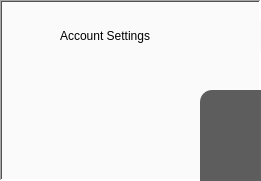
   <widget class="QFrame" name="frameACC">
    <property name="geometry">
     <rect>
      <x>1290</x>
      <y>260</y>
      <width>261</width>
      <height>181</height>
     </rect>
    </property>
    <property name="styleSheet">
     <string notr="true">*{
background-color:rgb(250,250,250);
}
#pushmenuin3{
background-color: rgb(255, 255, 255,40);
}

#pushmenuin3:hover{
background-color: rgb(255, 255, 255);
}
</string>
    </property>
    <property name="frameShape">
     <enum>QFrame::WinPanel</enum>
    </property>
    <property name="frameShadow">
     <enum>QFrame::Sunken</enum>
    </property>
    <widget class="QFrame" name="frame_2">
     <property name="geometry">
      <rect>
       <x>200</x>
       <y>90</y>
       <width>511</width>
       <height>301</height>
      </rect>
     </property>
     <property name="styleSheet">
      <string notr="true">*{background-color: rgb(0, 0, 0,160);
border-radius:12px;

}
#label_74{
background:transparent;
}

QLineEdit{
background:transparent;
border-bottom:2px solid  white;
border-radius:5px;
font-family:century gothic;
color:white;
}
QLineEdit:hover{
background-color: rgb(48, 48, 48);
}
QPushButton{
background-color: rgb(44, 44, 44);
color: rgb(255, 255, 255);
font: 9pt &quot;MS Shell Dlg 2&quot;;
border-radius:15px;
display: inline-block;
text-decoration: none;
border-bottom:3px solid  rgb(0,0,0);
border-right:3px solid  rgb(0,0,0);
}
QPushButton:hover{
background-color: rgb(0, 0, 0,230);

}
#lineEdit_8{
font-size:12.5pt;

}
#lineEdit_9{
font-size:12.5pt;

}
</string>
     </property>
     <property name="frameShape">
      <enum>QFrame::StyledPanel</enum>
     </property>
     <property name="frameShadow">
      <enum>QFrame::Raised</enum>
     </property>
     <widget class="QLabel" name="label_74">
      <property name="geometry">
       <rect>
        <x>40</x>
        <y>20</y>
        <width>131</width>
        <height>91</height>
       </rect>
      </property>
      <property name="styleSheet">
       <string notr="true">image: url(:/iconss/account_settings.png);</string>
      </property>
      <property name="text">
       <string/>
      </property>
     </widget>
     <widget class="QPushButton" name="pushButton_9">
      <property name="geometry">
       <rect>
        <x>0</x>
        <y>242</y>
        <width>211</width>
        <height>31</height>
       </rect>
      </property>
      <property name="cursor">
       <cursorShape>PointingHandCursor</cursorShape>
      </property>
      <property name="text">
       <string>Change Account's Verification Code</string>
      </property>
     </widget>
     <widget class="QPushButton" name="pushButton_8">
      <property name="geometry">
       <rect>
        <x>0</x>
        <y>200</y>
        <width>211</width>
        <height>31</height>
       </rect>
      </property>
      <property name="cursor">
       <cursorShape>PointingHandCursor</cursorShape>
      </property>
      <property name="text">
       <string>Change Account's Password</string>
      </property>
     </widget>
     <widget class="QPushButton" name="pushButton">
      <property name="geometry">
       <rect>
        <x>0</x>
        <y>160</y>
        <width>211</width>
        <height>31</height>
       </rect>
      </property>
      <property name="cursor">
       <cursorShape>PointingHandCursor</cursorShape>
      </property>
      <property name="text">
       <string>Change Account Username</string>
      </property>
     </widget>
     <widget class="QPushButton" name="pushButton_10">
      <property name="geometry">
       <rect>
        <x>0</x>
        <y>120</y>
        <width>211</width>
        <height>31</height>
       </rect>
      </property>
      <property name="cursor">
       <cursorShape>PointingHandCursor</cursorShape>
      </property>
      <property name="text">
       <string>Account Information</string>
      </property>
     </widget>
     <widget class="QFrame" name="frameinfo">
      <property name="geometry">
       <rect>
        <x>220</x>
        <y>10</y>
        <width>241</width>
        <height>271</height>
       </rect>
      </property>
      <property name="styleSheet">
       <string notr="true">QLabel{
background:transparent;
color: white;
font-family:century-gothic;
}</string>
      </property>
      <property name="frameShape">
       <enum>QFrame::StyledPanel</enum>
      </property>
      <property name="frameShadow">
       <enum>QFrame::Raised</enum>
      </property>
      <widget class="QLabel" name="label_78">
       <property name="geometry">
        <rect>
         <x>20</x>
         <y>30</y>
         <width>81</width>
         <height>21</height>
        </rect>
       </property>
       <property name="text">
        <string>New Username:</string>
       </property>
      </widget>
      <widget class="QLabel" name="label_79">
       <property name="geometry">
        <rect>
         <x>10</x>
         <y>80</y>
         <width>121</width>
         <height>21</height>
        </rect>
       </property>
       <property name="styleSheet">
        <string notr="true"/>
       </property>
       <property name="text">
        <string>Date Registered</string>
       </property>
      </widget>
      <widget class="QLineEdit" name="lineEdit_8">
       <property name="geometry">
        <rect>
         <x>12</x>
         <y>50</y>
         <width>221</width>
         <height>20</height>
        </rect>
       </property>
       <property name="text">
        <string/>
       </property>
      </widget>
      <widget class="QLineEdit" name="lineEdit_9">
       <property name="geometry">
        <rect>
         <x>10</x>
         <y>110</y>
         <width>221</width>
         <height>20</height>
        </rect>
       </property>
      </widget>
     </widget>
     <widget class="QFrame" name="frameuser">
      <property name="geometry">
       <rect>
        <x>220</x>
        <y>10</y>
        <width>241</width>
        <height>271</height>
       </rect>
      </property>
      <property name="styleSheet">
       <string notr="true">QLabel{
background:transparent;
color: white;
font-family:century-gothic;
}
#confirmuser{
background-color: rgb(170, 0, 0);
color: rgb(255, 255, 255);
font: 9pt &quot;MS Shell Dlg 2&quot;;
border-radius:15px;
border-bottom:3px solid rgb(104, 0, 0);
border-right:3px solid  rgb(104, 0, 0);
transition: all 1s;
}
#confirmuser:hover{
background-color: rgb(255, 85, 0);
border-bottom:3px solid  rgb(130, 43, 0);
border-right:3px solid rgb(130, 43, 0);
}

</string>
      </property>
      <property name="frameShape">
       <enum>QFrame::StyledPanel</enum>
      </property>
      <property name="frameShadow">
       <enum>QFrame::Raised</enum>
      </property>
      <widget class="QLabel" name="label_81">
       <property name="geometry">
        <rect>
         <x>10</x>
         <y>30</y>
         <width>81</width>
         <height>21</height>
        </rect>
       </property>
       <property name="text">
        <string>New Username:</string>
       </property>
      </widget>
      <widget class="QLabel" name="label_82">
       <property name="geometry">
        <rect>
         <x>10</x>
         <y>80</y>
         <width>121</width>
         <height>21</height>
        </rect>
       </property>
       <property name="styleSheet">
        <string notr="true"/>
       </property>
       <property name="text">
        <string>Confirm Validation Code:</string>
       </property>
      </widget>
      <widget class="QLabel" name="label_83">
       <property name="geometry">
        <rect>
         <x>10</x>
         <y>140</y>
         <width>91</width>
         <height>21</height>
        </rect>
       </property>
       <property name="text">
        <string>Confirm Password:</string>
       </property>
      </widget>
      <widget class="QPushButton" name="confirmuser">
       <property name="geometry">
        <rect>
         <x>80</x>
         <y>210</y>
         <width>75</width>
         <height>23</height>
        </rect>
       </property>
       <property name="cursor">
        <cursorShape>PointingHandCursor</cursorShape>
       </property>
       <property name="text">
        <string>Confirm</string>
       </property>
      </widget>
      <widget class="QLineEdit" name="lineEdit_11">
       <property name="geometry">
        <rect>
         <x>12</x>
         <y>50</y>
         <width>221</width>
         <height>20</height>
        </rect>
       </property>
      </widget>
      <widget class="QLineEdit" name="lineEdit_12">
       <property name="geometry">
        <rect>
         <x>10</x>
         <y>110</y>
         <width>221</width>
         <height>20</height>
        </rect>
       </property>
       <property name="echoMode">
        <enum>QLineEdit::Password</enum>
       </property>
      </widget>
      <widget class="QLineEdit" name="lineEdit_13">
       <property name="geometry">
        <rect>
         <x>10</x>
         <y>170</y>
         <width>221</width>
         <height>20</height>
        </rect>
       </property>
       <property name="echoMode">
        <enum>QLineEdit::Password</enum>
       </property>
      </widget>
     </widget>
     <widget class="QFrame" name="framepass">
      <property name="geometry">
       <rect>
        <x>220</x>
        <y>10</y>
        <width>241</width>
        <height>271</height>
       </rect>
      </property>
      <property name="styleSheet">
       <string notr="true">QLabel{
background:transparent;
color: white;
font-family:century-gothic;
}
#confirmpass{
background-color: rgb(170, 0, 0);
color: rgb(255, 255, 255);
font: 9pt &quot;MS Shell Dlg 2&quot;;
border-radius:15px;
border-bottom:3px solid rgb(104, 0, 0);
border-right:3px solid  rgb(104, 0, 0);
transition: all 1s;
}
#confirmpass:hover{
background-color: rgb(255, 85, 0);
border-bottom:3px solid  rgb(130, 43, 0);
border-right:3px solid rgb(130, 43, 0);
}
</string>
      </property>
      <property name="frameShape">
       <enum>QFrame::StyledPanel</enum>
      </property>
      <property name="frameShadow">
       <enum>QFrame::Raised</enum>
      </property>
      <widget class="QLabel" name="label_84">
       <property name="geometry">
        <rect>
         <x>10</x>
         <y>30</y>
         <width>91</width>
         <height>21</height>
        </rect>
       </property>
       <property name="text">
        <string>Current Password:</string>
       </property>
      </widget>
      <widget class="QLabel" name="label_85">
       <property name="geometry">
        <rect>
         <x>10</x>
         <y>80</y>
         <width>121</width>
         <height>21</height>
        </rect>
       </property>
       <property name="styleSheet">
        <string notr="true"/>
       </property>
       <property name="text">
        <string>NewPassword:</string>
       </property>
      </widget>
      <widget class="QLabel" name="label_86">
       <property name="geometry">
        <rect>
         <x>10</x>
         <y>140</y>
         <width>91</width>
         <height>21</height>
        </rect>
       </property>
       <property name="text">
        <string>Confirm Password:</string>
       </property>
      </widget>
      <widget class="QPushButton" name="confirmpass">
       <property name="geometry">
        <rect>
         <x>80</x>
         <y>210</y>
         <width>75</width>
         <height>23</height>
        </rect>
       </property>
       <property name="cursor">
        <cursorShape>PointingHandCursor</cursorShape>
       </property>
       <property name="text">
        <string>Confirm</string>
       </property>
      </widget>
      <widget class="QLineEdit" name="lineEdit_14">
       <property name="geometry">
        <rect>
         <x>12</x>
         <y>50</y>
         <width>221</width>
         <height>20</height>
        </rect>
       </property>
       <property name="echoMode">
        <enum>QLineEdit::Password</enum>
       </property>
      </widget>
      <widget class="QLineEdit" name="lineEdit_15">
       <property name="geometry">
        <rect>
         <x>10</x>
         <y>110</y>
         <width>221</width>
         <height>20</height>
        </rect>
       </property>
       <property name="echoMode">
        <enum>QLineEdit::Password</enum>
       </property>
      </widget>
      <widget class="QLineEdit" name="lineEdit_16">
       <property name="geometry">
        <rect>
         <x>10</x>
         <y>170</y>
         <width>221</width>
         <height>20</height>
        </rect>
       </property>
       <property name="echoMode">
        <enum>QLineEdit::Password</enum>
       </property>
      </widget>
     </widget>
     <widget class="QFrame" name="framepass_2">
      <property name="geometry">
       <rect>
        <x>220</x>
        <y>10</y>
        <width>241</width>
        <height>271</height>
       </rect>
      </property>
      <property name="styleSheet">
       <string notr="true">QLabel{
background:transparent;
color: white;
font-family:century-gothic;
}
#confirmpass_3{
background-color: rgb(170, 0, 0);
color: rgb(255, 255, 255);
font: 9pt &quot;MS Shell Dlg 2&quot;;
border-radius:15px;
border-bottom:3px solid rgb(104, 0, 0);
border-right:3px solid  rgb(104, 0, 0);
transition: all 1s;
}
#confirmpass_3:hover{
background-color: rgb(255, 85, 0);
border-bottom:3px solid  rgb(130, 43, 0);
border-right:3px solid rgb(130, 43, 0);
}
</string>
      </property>
      <property name="frameShape">
       <enum>QFrame::StyledPanel</enum>
      </property>
      <property name="frameShadow">
       <enum>QFrame::Raised</enum>
      </property>
      <widget class="QLabel" name="label_90">
       <property name="geometry">
        <rect>
         <x>10</x>
         <y>30</y>
         <width>141</width>
         <height>21</height>
        </rect>
       </property>
       <property name="text">
        <string>Current Verification Code:</string>
       </property>
      </widget>
      <widget class="QLabel" name="label_91">
       <property name="geometry">
        <rect>
         <x>10</x>
         <y>80</y>
         <width>121</width>
         <height>21</height>
        </rect>
       </property>
       <property name="styleSheet">
        <string notr="true"/>
       </property>
       <property name="text">
        <string>New Verification Code:</string>
       </property>
      </widget>
      <widget class="QLabel" name="label_92">
       <property name="geometry">
        <rect>
         <x>10</x>
         <y>140</y>
         <width>141</width>
         <height>21</height>
        </rect>
       </property>
       <property name="text">
        <string>Confirm Verification Code:</string>
       </property>
      </widget>
      <widget class="QPushButton" name="confirmpass_3">
       <property name="geometry">
        <rect>
         <x>80</x>
         <y>210</y>
         <width>75</width>
         <height>23</height>
        </rect>
       </property>
       <property name="cursor">
        <cursorShape>PointingHandCursor</cursorShape>
       </property>
       <property name="text">
        <string>Confirm</string>
       </property>
      </widget>
      <widget class="QLineEdit" name="lineEdit_20">
       <property name="geometry">
        <rect>
         <x>12</x>
         <y>50</y>
         <width>221</width>
         <height>20</height>
        </rect>
       </property>
       <property name="echoMode">
        <enum>QLineEdit::Password</enum>
       </property>
      </widget>
      <widget class="QLineEdit" name="lineEdit_21">
       <property name="geometry">
        <rect>
         <x>10</x>
         <y>110</y>
         <width>221</width>
         <height>20</height>
        </rect>
       </property>
       <property name="echoMode">
        <enum>QLineEdit::Password</enum>
       </property>
      </widget>
      <widget class="QLineEdit" name="lineEdit_22">
       <property name="geometry">
        <rect>
         <x>10</x>
         <y>170</y>
         <width>221</width>
         <height>20</height>
        </rect>
       </property>
       <property name="echoMode">
        <enum>QLineEdit::Password</enum>
       </property>
      </widget>
     </widget>
     <zorder>label_74</zorder>
     <zorder>pushButton_9</zorder>
     <zorder>pushButton_8</zorder>
     <zorder>pushButton</zorder>
     <zorder>pushButton_10</zorder>
     <zorder>framepass_2</zorder>
     <zorder>frameinfo</zorder>
     <zorder>framepass</zorder>
     <zorder>frameuser</zorder>
    </widget>
    <widget class="QLabel" name="label_75">
     <property name="geometry">
      <rect>
       <x>60</x>
       <y>20</y>
       <width>201</width>
       <height>31</height>
      </rect>
     </property>
     <property name="styleSheet">
      <string notr="true">font: 15pt &quot;Arial Black&quot;;</string>
     </property>
     <property name="text">
      <string>Account Settings</string>
     </property>
    </widget>
   </widget>
